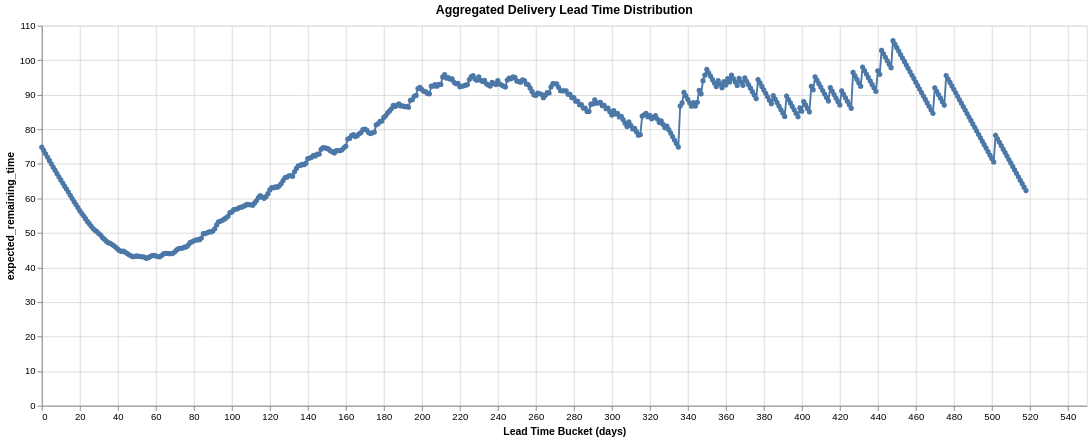

The code cell stored with this chart in its notebook:
### Code cell
importlib.reload(lib)
df = (
    operations.sort(
        pl.col("Heure_Syst_Oper").first().over("id"), pl.col("Heure_Syst_Oper")
    )
    .pipe(
        complete_operations,
        end_states=[
            "liv",
            # "aexp",
        ],
    )
    # .join(fields["Id", "Destination"], left_on="id", right_on="Id", how="left")
    # .filter(pl.col("id").n_unique().over("Destination") >= 10000)
    .pipe(lib.span_by_id, key="id", date_col="Heure_Syst_Oper")
    .pipe(lib.survival_table, value_col="lead_days", bucket_size=1)
    # .sort(pl.col("cab").n_unique().over("Destination"))
    # .group_by("Destination", maintain_order=True)
    # .map_groups(
    #     lambda g: g.pipe(lib.span_by_id, key="id", date_col="Heure_Syst_Oper")
    #     .pipe(lib.survival_table, value_col="lead_days", bucket_size=10)
    #     .with_columns(Destination=pl.lit(g["Destination"][0]))
    # )
    # .filter(pl.col("bucket") > 0)
)

base = (
    alt.Chart(df)
    .mark_line(point=True)
    .encode(
        x=alt.X("bucket:Q", title="Lead Time Bucket (days)").scale(
            # domainMin=1,
            # type="log",
        ),
        tooltip=[
            alt.Tooltip("bucket:Q", title="days"),
            alt.Tooltip("cum_hazard:Q", title="cum_hazard"),
            alt.Tooltip("events:Q", title="events"),
            alt.Tooltip("survival:Q", title="survival"),
        ],
    )
    .properties(
        width=1100, height=400, title="Aggregated Delivery Lead Time Distribution"
    )
)

chart = (
    base.encode(
        y=alt.Y(
            # "pdf:Q",
            # "hazard:Q",
            # "survival:Q",
            "expected_remaining_time:Q",
            # "expected_total_time:Q",
        ).scale(
            # type="log",
        ),
    )
    # .facet(
    #     row=alt.Row("Destination:N", title="Destination"),
    # )
)

chart

### Figure 1 — Vega-Lite specification as saved in the notebook (floating-point values rounded to 4 significant figures; data arrays with more than 128 entries replaced by an {"elided": "..."} marker saying what was removed)
{"config": {"view": {"continuousWidth": 300, "continuousHeight": 300}}, "data": {"name": "data-7eb478e563d12c15c42515347a6e90c9"}, "mark": {"type": "line", "point": true}, "encoding": {"tooltip": [{"field": "bucket", "title": "days", "type": "quantitative"}, {"field": "cum_hazard", "title": "cum_hazard", "type": "quantitative"}, {"field": "events", "title": "events", "type": "quantitative"}, {"field": "survival", "title": "survival", "type": "quantitative"}], "x": {"field": "bucket", "scale": {}, "title": "Lead Time Bucket (days)", "type": "quantitative"}, "y": {"field": "expected_remaining_time", "scale": {}, "type": "quantitative"}}, "height": 400, "title": "Aggregated Delivery Lead Time Distribution", "width": 1100, "$schema": "https://vega.github.io/schema/vega-lite/v6.4.1.json", "datasets": {"data-7eb478e563d12c15c42515347a6e90c9": {"elided": "519 records"}}}
